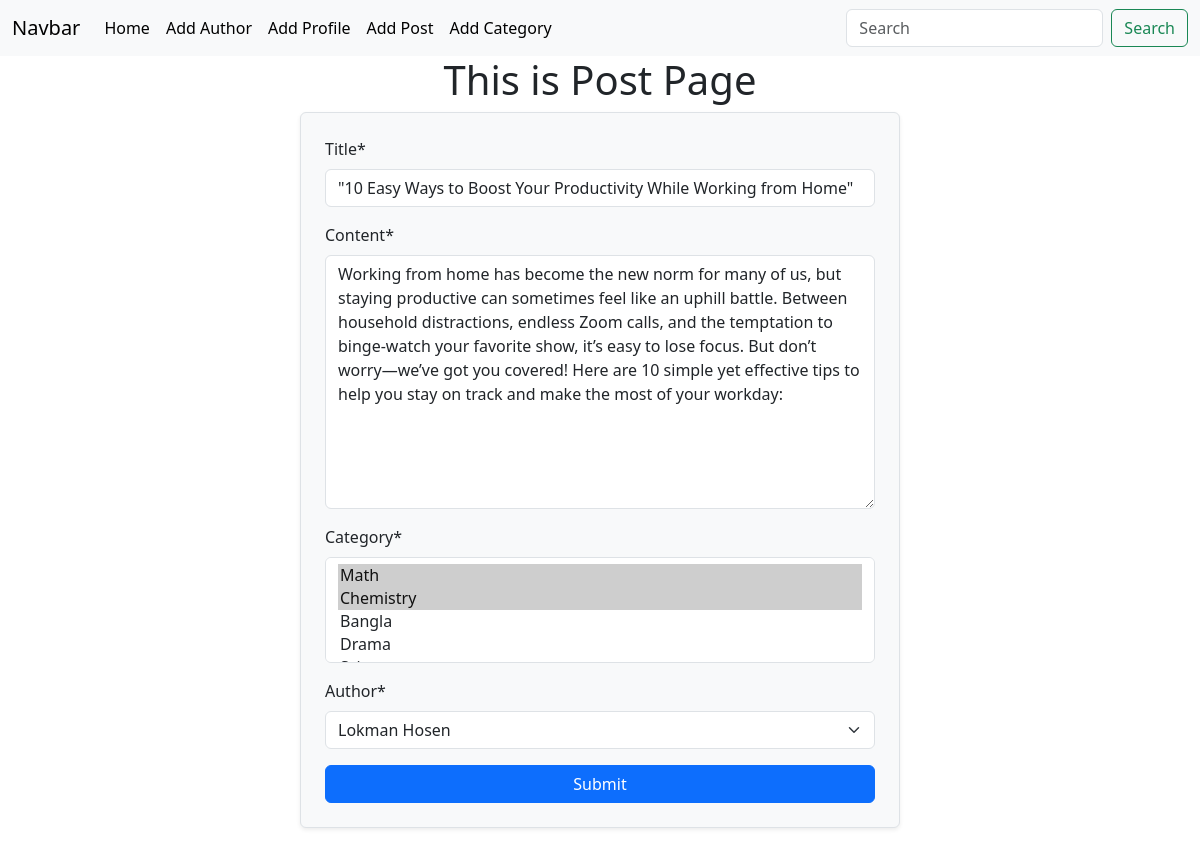
Page /post/edit/1 on the earlier database version.
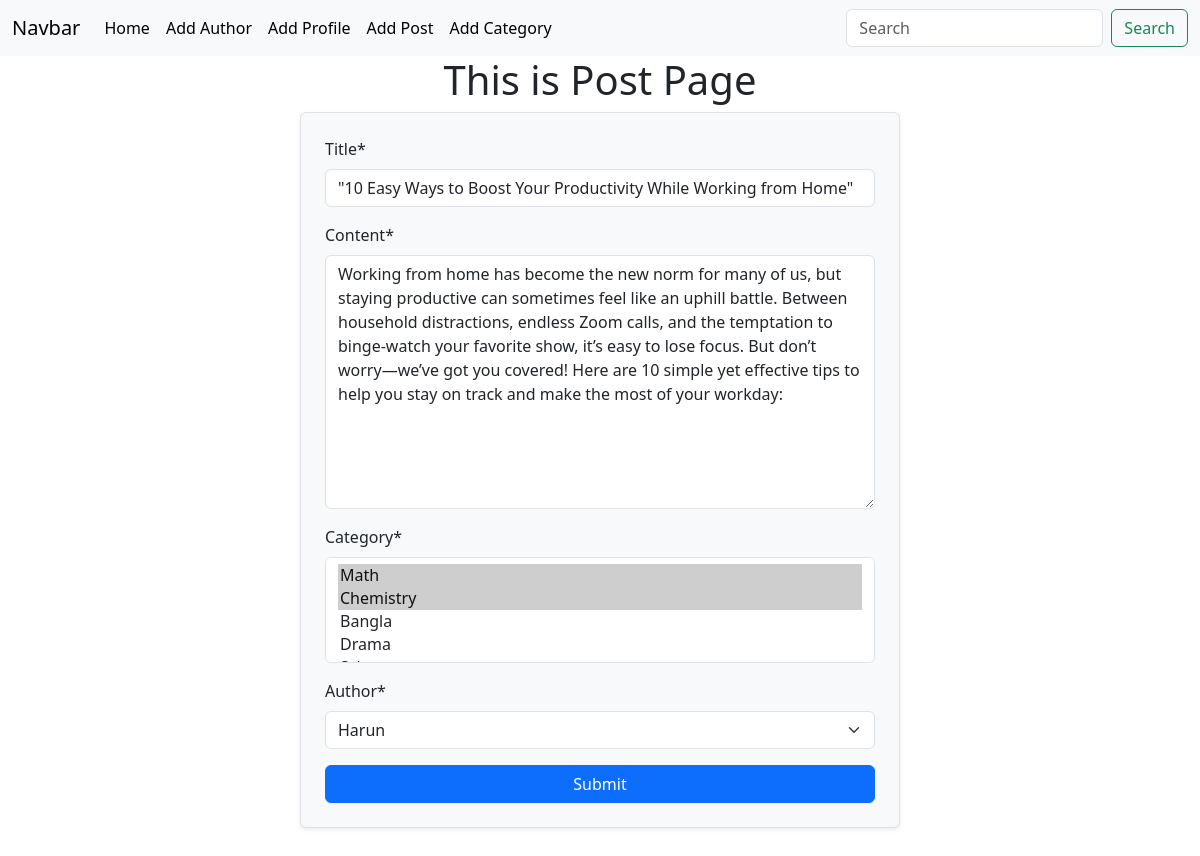
Same page on the later database version.
### posts/models.py (models this page shows, shortened)
class Post(models.Model):
    title = models.CharField(max_length=200)
    content = models.TextField()
    category = models.ManyToManyField(Category)
    author = models.ForeignKey(Author, on_delete= models.CASCADE )

### posts/views.py (the view)
# urls.py: path('edit/<int:id>', edit_post, name = 'edit_post'),
def edit_post(request, id):
    post = Post.objects.get(pk=id)
    post_form = PostForm(instance=post)
    if request.method == 'POST':
        post_form = PostForm(request.POST, instance=post)
        if post_form.is_valid():
            post_form.save()
            return redirect('homepage')
    return render(request, 'post.html', {'form': post_form})

### posts/forms.py
class PostForm(forms.ModelForm):
    class Meta:
        model = Post
        fields = '__all__'

### authors/models.py (called while the page is built)
    def __str__(self):
        return self.name

### categories/models.py (called while the page is built)
    def __str__(self):
        return self.name

### posts/templates/post.html (shortened to what this page needs)
{% extends 'base.html' %}
{% block content %}
<div class="d-flex justify-content-center vh-100">
    <div class="w-50">
        <h1 class="text-center">This is Post Page</h1>
        {% load crispy_forms_tags %}
        <form action="" method="POST" class="p-4 border rounded shadow-sm bg-light">
            <div class="mb-3">
                {{ form|crispy }}
            </div>
            <button type="submit" class="btn btn-primary w-100">Submit</button>
        </form>
    </div>
</div>
{% endblock %}

Differences in the rows shown:
changed Post "\"10 Easy Ways to Boost Your Productivity While Working from Home\"": author "Lokman Hosen" → "Harun"
